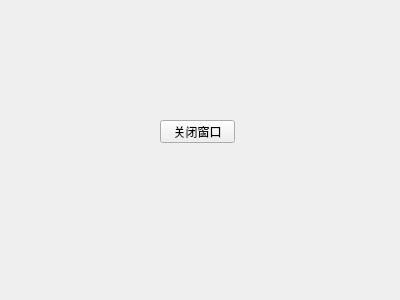
<?xml version="1.0" encoding="UTF-8"?>
<ui version="4.0">
 <class>testWidget</class>
 <widget class="QWidget" name="testWidget">
  <property name="geometry">
   <rect>
    <x>0</x>
    <y>0</y>
    <width>400</width>
    <height>300</height>
   </rect>
  </property>
  <property name="windowTitle">
   <string>testWidget</string>
  </property>
  <widget class="QPushButton" name="closeButton">
   <property name="geometry">
    <rect>
     <x>160</x>
     <y>120</y>
     <width>75</width>
     <height>23</height>
    </rect>
   </property>
   <property name="text">
    <string>关闭窗口</string>
   </property>
  </widget>
 </widget>
 <resources/>
 <connections/>
</ui>
